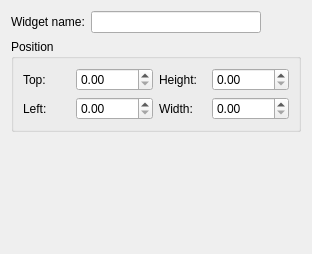
<?xml version="1.0" encoding="UTF-8"?>
<ui version="4.0">
 <class>LReportPropertyPageWidget</class>
 <widget class="QWidget" name="LReportPropertyPageWidget">
  <property name="geometry">
   <rect>
    <x>0</x>
    <y>0</y>
    <width>312</width>
    <height>254</height>
   </rect>
  </property>
  <property name="windowTitle">
   <string>Form</string>
  </property>
  <layout class="QVBoxLayout" name="verticalLayout">
   <item>
    <layout class="QHBoxLayout" name="horizontalLayout">
     <item>
      <widget class="QLabel" name="label">
       <property name="text">
        <string>Widget name:</string>
       </property>
      </widget>
     </item>
     <item>
      <widget class="QLineEdit" name="lineEditWidgetName"/>
     </item>
     <item>
      <spacer name="horizontalSpacer">
       <property name="orientation">
        <enum>Qt::Horizontal</enum>
       </property>
       <property name="sizeType">
        <enum>QSizePolicy::Fixed</enum>
       </property>
       <property name="sizeHint" stdset="0">
        <size>
         <width>40</width>
         <height>20</height>
        </size>
       </property>
      </spacer>
     </item>
    </layout>
   </item>
   <item>
    <widget class="QGroupBox" name="groupBox">
     <property name="title">
      <string>Position</string>
     </property>
     <layout class="QGridLayout" name="gridLayout">
      <item row="0" column="0">
       <widget class="QLabel" name="label_2">
        <property name="text">
         <string>Top:</string>
        </property>
       </widget>
      </item>
      <item row="0" column="1">
       <widget class="QDoubleSpinBox" name="spinBoxTop">
        <property name="maximum">
         <double>99999.990000000005239</double>
        </property>
       </widget>
      </item>
      <item row="0" column="2">
       <widget class="QLabel" name="label_5">
        <property name="text">
         <string>Height:</string>
        </property>
       </widget>
      </item>
      <item row="0" column="3">
       <widget class="QDoubleSpinBox" name="spinBoxHeight">
        <property name="maximum">
         <double>99999.990000000005239</double>
        </property>
       </widget>
      </item>
      <item row="1" column="0">
       <widget class="QLabel" name="label_3">
        <property name="text">
         <string>Left:</string>
        </property>
       </widget>
      </item>
      <item row="1" column="1">
       <widget class="QDoubleSpinBox" name="spinBoxLeft">
        <property name="prefix">
         <string comment="in" extracomment="s"/>
        </property>
        <property name="maximum">
         <double>99999.990000000005239</double>
        </property>
       </widget>
      </item>
      <item row="1" column="2">
       <widget class="QLabel" name="label_4">
        <property name="text">
         <string>Width:</string>
        </property>
       </widget>
      </item>
      <item row="1" column="3">
       <widget class="QDoubleSpinBox" name="spinBoxWidth">
        <property name="maximum">
         <double>99999.990000000005239</double>
        </property>
       </widget>
      </item>
     </layout>
    </widget>
   </item>
   <item>
    <spacer name="verticalSpacer">
     <property name="orientation">
      <enum>Qt::Vertical</enum>
     </property>
     <property name="sizeHint" stdset="0">
      <size>
       <width>20</width>
       <height>120</height>
      </size>
     </property>
    </spacer>
   </item>
  </layout>
 </widget>
 <resources/>
 <connections/>
</ui>
